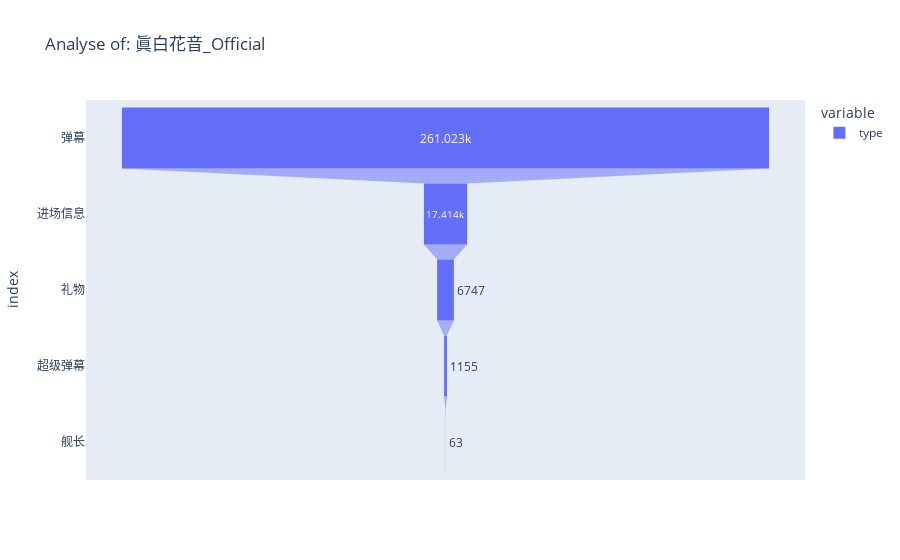

The code cell stored with this chart in its notebook:
### Code cell
data = df_specific['type'].value_counts()
data.sort_index(inplace=True)
data.drop(9, inplace=True)
index = ['弹幕','礼物','舰长','超级弹幕','进场信息']
data.index = index
fig = px.funnel(data.sort_values(ascending=False), title="Analyse of: " + specific_cname)
fig.show()

### Figure 1 — Plotly figure (JSON) as saved in the notebook; plotly's stock layout.template omitted (floating-point values rounded to 4 significant figures)
{"data": [{"hovertemplate": "variable=type<br>value=%{x}<br>index=%{y}<extra></extra>", "legendgroup": "type", "marker": {"color": "#636efa"}, "name": "type", "orientation": "h", "showlegend": true, "type": "funnel", "x": [261023, 17414, 6747, 1155, 63], "xaxis": "x", "y": ["弹幕", "进场信息", "礼物", "超级弹幕", "舰长"], "yaxis": "y"}], "layout": {"legend": {"title": {"text": "variable"}, "tracegroupgap": 0}, "title": {"text": "Analyse of: 眞白花音_Official"}, "xaxis": {"anchor": "y", "domain": [0, 1], "title": {"text": "value"}}, "yaxis": {"anchor": "x", "domain": [0, 1], "title": {"text": "index"}}}}
